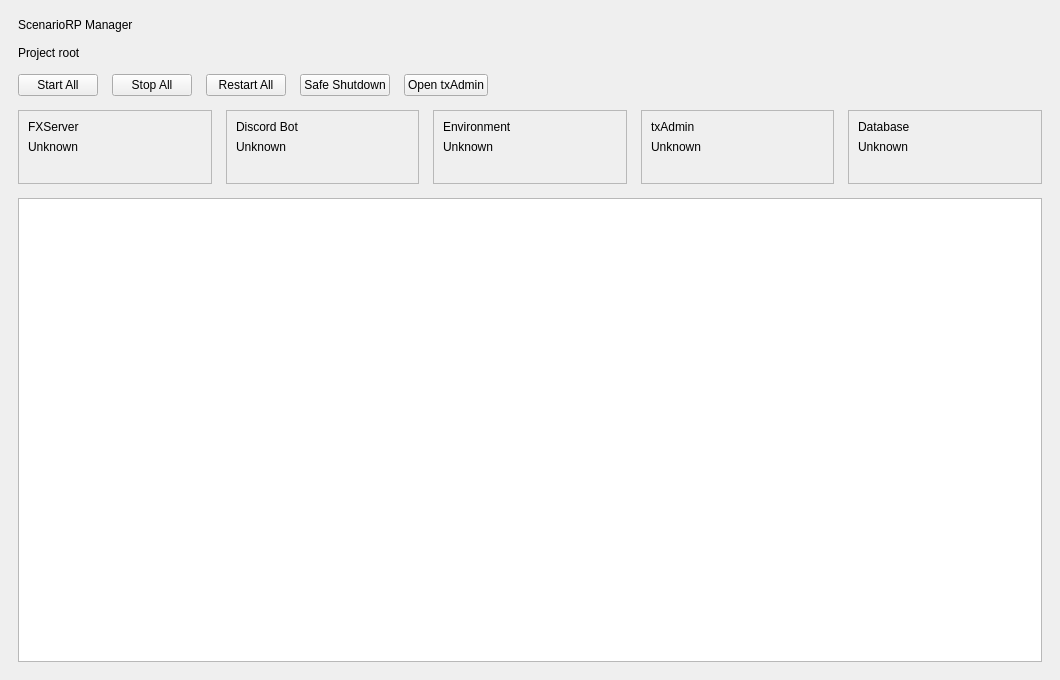
<?xml version="1.0" encoding="UTF-8"?>
<ui version="4.0">
 <class>MainWindowContent</class>
 <widget class="QWidget" name="MainWindowContent">
  <property name="geometry">
   <rect>
    <x>0</x>
    <y>0</y>
    <width>1060</width>
    <height>680</height>
   </rect>
  </property>
  <layout class="QVBoxLayout" name="mainLayout">
   <property name="leftMargin">
    <number>18</number>
   </property>
   <property name="topMargin">
    <number>18</number>
   </property>
   <property name="rightMargin">
    <number>18</number>
   </property>
   <property name="bottomMargin">
    <number>18</number>
   </property>
   <property name="spacing">
    <number>14</number>
   </property>
   <item>
    <widget class="QLabel" name="titleLabel">
     <property name="text">
      <string>ScenarioRP Manager</string>
     </property>
    </widget>
   </item>
   <item>
    <widget class="QLabel" name="projectRootLabel">
     <property name="text">
      <string>Project root</string>
     </property>
    </widget>
   </item>
   <item>
    <layout class="QHBoxLayout" name="actionsLayout">
     <item>
      <widget class="QPushButton" name="startButton">
       <property name="text">
        <string>Start All</string>
       </property>
      </widget>
     </item>
     <item>
      <widget class="QPushButton" name="stopButton">
       <property name="text">
        <string>Stop All</string>
       </property>
      </widget>
     </item>
     <item>
      <widget class="QPushButton" name="restartButton">
       <property name="text">
        <string>Restart All</string>
       </property>
      </widget>
     </item>
     <item>
      <widget class="QPushButton" name="safeShutdownButton">
       <property name="text">
        <string>Safe Shutdown</string>
       </property>
      </widget>
     </item>
     <item>
      <widget class="QPushButton" name="txadminButton">
       <property name="text">
        <string>Open txAdmin</string>
       </property>
      </widget>
     </item>
     <item>
      <spacer name="actionsSpacer">
       <property name="orientation">
        <enum>Qt::Orientation::Horizontal</enum>
       </property>
       <property name="sizeHint" stdset="0">
        <size>
         <width>40</width>
         <height>20</height>
        </size>
       </property>
      </spacer>
     </item>
    </layout>
   </item>
   <item>
    <layout class="QHBoxLayout" name="statusCardsLayout">
     <item>
      <widget class="QFrame" name="fxCard">
       <property name="frameShape">
        <enum>QFrame::Shape::StyledPanel</enum>
       </property>
       <layout class="QVBoxLayout" name="fxCardLayout">
        <item>
         <widget class="QLabel" name="fxTitleLabel">
          <property name="text">
           <string>FXServer</string>
          </property>
         </widget>
        </item>
        <item>
         <widget class="QLabel" name="fxStateLabel">
          <property name="text">
           <string>Unknown</string>
          </property>
         </widget>
        </item>
        <item>
         <widget class="QLabel" name="fxMessageLabel">
          <property name="text">
           <string/>
          </property>
          <property name="wordWrap">
           <bool>true</bool>
          </property>
         </widget>
        </item>
       </layout>
      </widget>
     </item>
     <item>
      <widget class="QFrame" name="botCard">
       <property name="frameShape">
        <enum>QFrame::Shape::StyledPanel</enum>
       </property>
       <layout class="QVBoxLayout" name="botCardLayout">
        <item>
         <widget class="QLabel" name="botTitleLabel">
          <property name="text">
           <string>Discord Bot</string>
          </property>
         </widget>
        </item>
        <item>
         <widget class="QLabel" name="botStateLabel">
          <property name="text">
           <string>Unknown</string>
          </property>
         </widget>
        </item>
        <item>
         <widget class="QLabel" name="botMessageLabel">
          <property name="text">
           <string/>
          </property>
          <property name="wordWrap">
           <bool>true</bool>
          </property>
         </widget>
        </item>
       </layout>
      </widget>
     </item>
     <item>
      <widget class="QFrame" name="environmentCard">
       <property name="frameShape">
        <enum>QFrame::Shape::StyledPanel</enum>
       </property>
       <layout class="QVBoxLayout" name="environmentCardLayout">
        <item>
         <widget class="QLabel" name="environmentTitleLabel">
          <property name="text">
           <string>Environment</string>
          </property>
         </widget>
        </item>
        <item>
         <widget class="QLabel" name="environmentStateLabel">
          <property name="text">
           <string>Unknown</string>
          </property>
         </widget>
        </item>
        <item>
         <widget class="QLabel" name="environmentMessageLabel">
          <property name="text">
           <string/>
          </property>
          <property name="wordWrap">
           <bool>true</bool>
          </property>
         </widget>
        </item>
       </layout>
      </widget>
     </item>
     <item>
      <widget class="QFrame" name="txadminCard">
       <property name="frameShape">
        <enum>QFrame::Shape::StyledPanel</enum>
       </property>
       <layout class="QVBoxLayout" name="txadminCardLayout">
        <item>
         <widget class="QLabel" name="txadminTitleLabel">
          <property name="text">
           <string>txAdmin</string>
          </property>
         </widget>
        </item>
        <item>
         <widget class="QLabel" name="txadminStateLabel">
          <property name="text">
           <string>Unknown</string>
          </property>
         </widget>
        </item>
        <item>
         <widget class="QLabel" name="txadminMessageLabel">
          <property name="text">
           <string/>
          </property>
          <property name="wordWrap">
           <bool>true</bool>
          </property>
         </widget>
        </item>
       </layout>
      </widget>
     </item>
     <item>
      <widget class="QFrame" name="databaseCard">
       <property name="frameShape">
        <enum>QFrame::Shape::StyledPanel</enum>
       </property>
       <layout class="QVBoxLayout" name="databaseCardLayout">
        <item>
         <widget class="QLabel" name="databaseTitleLabel">
          <property name="text">
           <string>Database</string>
          </property>
         </widget>
        </item>
        <item>
         <widget class="QLabel" name="databaseStateLabel">
          <property name="text">
           <string>Unknown</string>
          </property>
         </widget>
        </item>
        <item>
         <widget class="QLabel" name="databaseMessageLabel">
          <property name="text">
           <string/>
          </property>
          <property name="wordWrap">
           <bool>true</bool>
          </property>
         </widget>
        </item>
       </layout>
      </widget>
     </item>
    </layout>
   </item>
   <item>
    <widget class="QPlainTextEdit" name="logViewer">
     <property name="readOnly">
      <bool>true</bool>
     </property>
    </widget>
   </item>
  </layout>
 </widget>
 <resources/>
 <connections/>
</ui>
